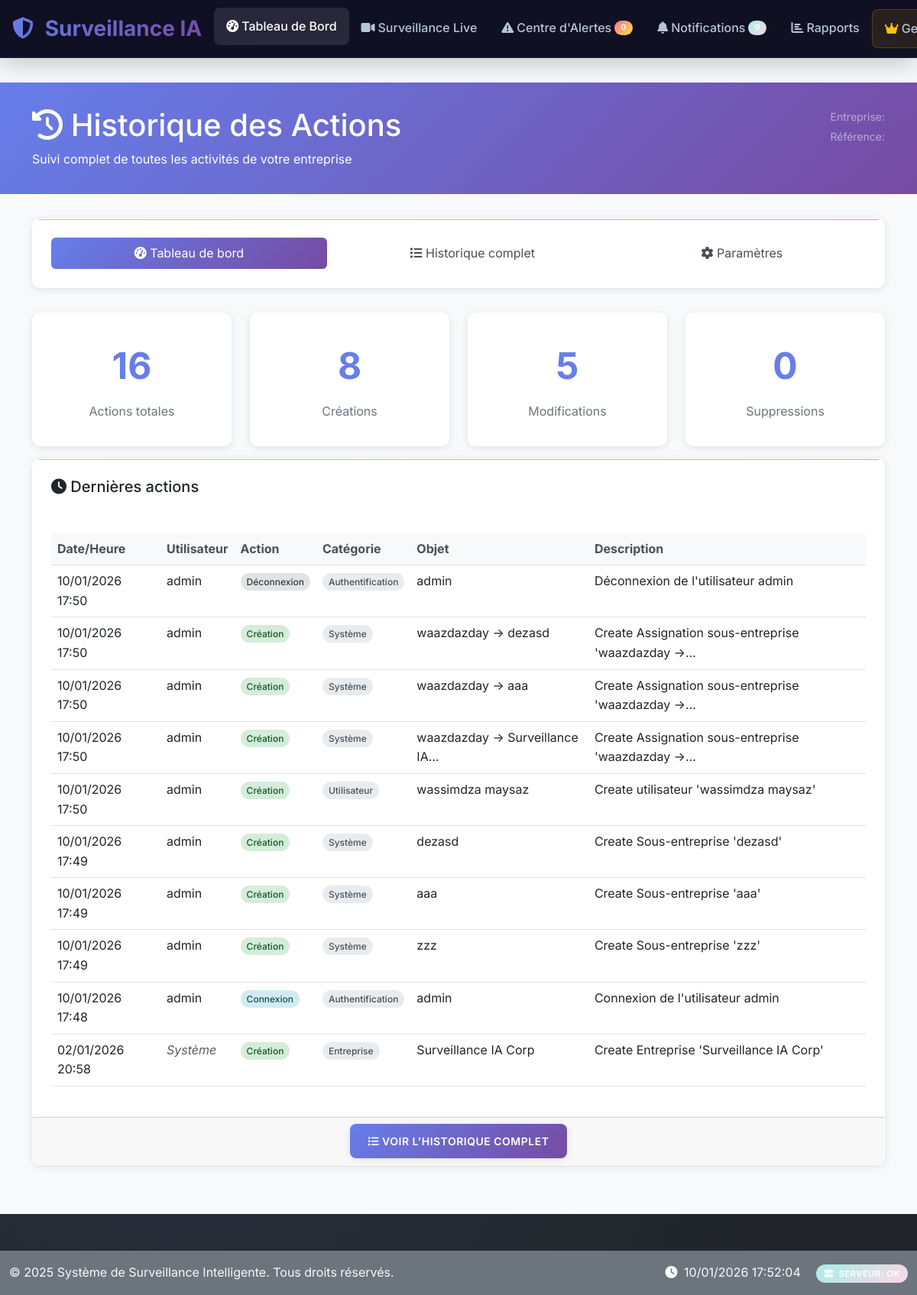
Page /history/ (signed in) on the committed database.
### history/models.py (models this page shows, shortened)
class HistoryEntry(models.Model):
    ACTION_CHOICES = [
        ('create', 'Création'),
        ('update', 'Modification'),
        ('delete', 'Suppression'),
        ('login', 'Connexion'),
        ('logout', 'Déconnexion'),
        ('view', 'Consultation'),
        ('export', 'Exportation'),
        ('import', 'Importation'),
        ('activate', 'Activation'),
        ('deactivate', 'Désactivation'),
        ('assign', 'Attribution'),
        ('unassign', 'Retrait d\'attribution'),
    ]
    CATEGORY_CHOICES = [
        ('user', 'Utilisateur'),
        ('company', 'Entreprise'),
        ('location', 'Localisation'),
        ('zone', 'Zone'),
        ('camera', 'Caméra'),
        ('alert', 'Alerte'),
        ('detection', 'Détection'),
        ('incident', 'Incident'),
        ('recording', 'Enregistrement'),
        ('settings', 'Paramètres'),
        ('system', 'Système'),
        ('auth', 'Authentification'),
        ('report', 'Rapport'),
        ('notification', 'Notification'),
    ]
    timestamp = models.DateTimeField(default=timezone.now, verbose_name="Horodatage")
    user = models.ForeignKey(
        User,
        on_delete=models.SET_NULL,
        null=True,
        blank=True,
        related_name='history_entries',
        verbose_name="Utilisateur"
    )
    action = models.CharField(max_length=20, choices=ACTION_CHOICES, verbose_name="Action")
    category = models.CharField(max_length=20, choices=CATEGORY_CHOICES, verbose_name="Catégorie")
    content_type = models.ForeignKey(ContentType, on_delete=models.CASCADE, null=True, blank=True)
    object_id = models.PositiveIntegerField(null=True, blank=True)
    content_object = GenericForeignKey('content_type', 'object_id')
    object_name = models.CharField(max_length=255, verbose_name="Nom de l'objet", help_text="Nom/titre de l'objet modifié")
    description = models.TextField(verbose_name="Description", help_text="Description détaillée de l'action")
    old_values = models.JSONField(null=True, blank=True, verbose_name="Anciennes valeurs")
    new_values = models.JSONField(null=True, blank=True, verbose_name="Nouvelles valeurs")
    changed_fields = models.JSONField(null=True, blank=True, verbose_name="Champs modifiés")
    ip_address = models.GenericIPAddressField(null=True, blank=True, verbose_name="Adresse IP")
    user_agent = models.TextField(blank=True, verbose_name="User Agent")
    session_key = models.CharField(max_length=40, blank=True, verbose_name="Clé de session")
    company = models.ForeignKey(
        'companies.Company',
        on_delete=models.CASCADE,
        null=True,
        blank=True,
        related_name='history_entries',
        verbose_name="Entreprise"
    )
    subcompany = models.ForeignKey(
        'companies.SubCompany',
        on_delete=models.CASCADE,
        null=True,
        blank=True,
        related_name='history_entries',
        verbose_name="Sous-entreprise"
    )
    location = models.ForeignKey(
        'monitoring.Location',
        on_delete=models.SET_NULL,
        null=True,
        blank=True,
        related_name='history_entries',
        verbose_name="Localisation"
    )
    is_sensitive = models.BooleanField(default=False, verbose_name="Données sensibles")
    is_system_action = models.BooleanField(default=False, verbose_name="Action système")
    class Meta:
        verbose_name = "Entrée d'historique"
        verbose_name_plural = "Entrées d'historique"
        ordering = ['-timestamp']
        indexes = [
            models.Index(fields=['timestamp']),
            models.Index(fields=['user', 'timestamp']),
            models.Index(fields=['company', 'timestamp']),
            models.Index(fields=['category', 'timestamp']),
            models.Index(fields=['action', 'timestamp']),
            models.Index(fields=['content_type', 'object_id']),
        ]

### history/views.py (the view)
# urls.py: path('', views.history_dashboard, name='dashboard'),
@login_required
def history_dashboard(request):
    if not hasattr(request.user, 'company_profile'):
        messages.error(request, "Vous devez être associé à une entreprise pour accéder à l'historique.")
        return redirect('dashboard')
    company_user = request.user.company_profile
    if not company_user.is_manager and not company_user.is_owner:
        messages.error(request, "Vous n'avez pas les permissions pour accéder à l'historique.")
        return redirect('dashboard')
    company = company_user.company
    week_ago = timezone.now() - timedelta(days=7)
    stats = get_history_stats(company=company, date_from=week_ago)
    recent_entries = HistoryEntry.objects.filter(company=company)\
                                        .select_related('user', 'company', 'location')\
                                        .order_by('-timestamp')[:10]
    daily_activity = []
    for i in range(7):
        date = timezone.now().date() - timedelta(days=i)
        count = HistoryEntry.objects.filter(
            company=company,
            timestamp__date=date
        ).count()
        daily_activity.append({
            'date': date.strftime('%d/%m'),
            'count': count
        })
    daily_activity.reverse()
    context = {
        'stats': stats,
        'recent_entries': recent_entries,
        'daily_activity': daily_activity,
        'company': company,
    }
    return render(request, 'history/dashboard_simple.html', context)

### companies/models.py (called while the page is built)
    @property
    def is_owner(self):
        return self.role == 'owner'

    @property
    def is_manager(self):
        return self.role == 'manager'

    def get_accessible_subcompanies(self):
        if self.is_owner:
            return SubCompany.objects.filter(is_active=True)
        elif self.is_manager:
            assigned_subcompanies = self.subcompanies.filter(is_active=True)
            if assigned_subcompanies.exists():
                return assigned_subcompanies
            else:
                return self.company.subcompanies.filter(is_active=True)
        else:
            return self.subcompanies.filter(is_active=True)

### templates/history/dashboard_simple.html (shortened to what this page needs)
{% extends "base.html" %}
{% load static %}
{% block content %}
<div class="history-header">
    <div class="container">
        <div class="row">
            <div class="col-md-8">
                <h1><i class="fas fa-history"></i> Historique des Actions</h1>
                <p class="mb-0">Suivi complet de toutes les activités de votre entreprise</p>
            </div>
            <div class="col-md-4 text-end">
                <div class="text-white-50">
                    <small>Entreprise: {{ company.name }}</small><br>
                    <small>Référence: {{ company.reference }}</small>
                </div>
            </div>
        </div>
    </div>
</div>
<div class="container">
    <div class="card">
        <div class="card-body">
            <ul class="nav nav-pills nav-fill">
                <li class="nav-item">
                    <a class="nav-link active" href="{% url 'history:dashboard' %}">
                        <i class="fas fa-tachometer-alt"></i> Tableau de bord
                    </a>
                </li>
                <li class="nav-item">
                    <a class="nav-link" href="{% url 'history:list' %}">
                        <i class="fas fa-list"></i> Historique complet
                    </a>
                </li>
                <li class="nav-item">
                    <a class="nav-link" href="{% url 'history:settings' %}">
                        <i class="fas fa-cog"></i> Paramètres
                    </a>
                </li>
            </ul>
        </div>
    </div>
    <div class="row">
        <div class="col-md-3">
            <div class="stat-card">
                <div class="stat-number">{{ stats.total_entries|default:0 }}</div>
                <div class="stat-label">Actions totales</div>
            </div>
        </div>
        <div class="col-md-3">
            <div class="stat-card">
                <div class="stat-number">{{ stats.by_action.create|default:0 }}</div>
                <div class="stat-label">Créations</div>
            </div>
        </div>
        <div class="col-md-3">
            <div class="stat-card">
                <div class="stat-number">{{ stats.by_action.update|default:0 }}</div>
                <div class="stat-label">Modifications</div>
            </div>
        </div>
        <div class="col-md-3">
            <div class="stat-card">
                <div class="stat-number">{{ stats.by_action.delete|default:0 }}</div>
                <div class="stat-label">Suppressions</div>
            </div>
        </div>
    </div>
    <div class="card">
        <div class="card-header">
            <h5 class="mb-0"><i class="fas fa-clock"></i> Dernières actions</h5>
        </div>
        <div class="card-body">
            {% if recent_entries %}
                <div class="table-responsive">
                    <table class="table table-hover">
                        <thead>
                            <tr>
                                <th>Date/Heure</th>
                                <th>Utilisateur</th>
                                <th>Action</th>
                                <th>Catégorie</th>
                                <th>Objet</th>
                                <th>Description</th>
                            </tr>
                        </thead>
                        <tbody>
                            {% for entry in recent_entries %}
                            <tr>
                                <td>{{ entry.timestamp|date:"d/m/Y H:i" }}</td>
                                <td>
                                    {% if entry.user %}
                                        {{ entry.user.get_full_name|default:entry.user.username }}
                                    {% else %}
                                        <em class="text-muted">Système</em>
                                    {% endif %}
                                </td>
                                <td>
                                    <span class="action-badge action-{{ entry.action }}">
                                        {{ entry.get_action_display }}
                                    </span>
                                </td>
                                <td>
                                    <span class="category-badge">
                                        {{ entry.get_category_display }}
                                    </span>
                                </td>
                                <td>{{ entry.object_name|truncatechars:30 }}</td>
                                <td>{{ entry.description|truncatechars:50 }}</td>
                            </tr>
                            {% endfor %}
                        </tbody>
                    </table>
                </div>
            {% else %}
                <div class="text-center text-muted py-4">
                    <i class="fas fa-inbox fa-3x mb-3"></i>
                    <h5>Aucune activité récente</h5>
                    <p>Les actions de votre entreprise apparaîtront ici.</p>
                </div>
            {% endif %}
        </div>
        <div class="card-footer text-center">
            <a href="{% url 'history:list' %}" class="btn btn-primary">
                <i class="fas fa-list"></i> Voir l'historique complet
            </a>
        </div>
    </div>
</div>
{% endblock %}

### static/css/surveillance.css (style rules this page uses)
:root { --primary-gradient: linear-gradient(135deg, #667eea 0%, #764ba2 100%); --secondary-gradient: linear-gradient(135deg, #f093fb 0%, #f5576c 100%); --success-gradient: linear-gradient(135deg, #4facfe 0%, #00f2fe 100%); --warning-gradient: linear-gradient(135deg, #43e97b 0%, #38f9d7 100%); --danger-gradient: linear-gradient(135deg, #fa709a 0%, #fee140 100%); --info-gradient: linear-gradient(135deg, #a8edea 0%, #fed6e3 100%); --primary-color: #667eea; --secondary-color: #764ba2; --accent-color: #f093fb; --dark-bg: #0f0f23; --card-bg: rgba(255, 255, 255, 0.05); --glass-bg: rgba(255, 255, 255, 0.1); --nav-bg: rgba(15, 15, 35, 0.95); --text-primary: #ffffff; --text-secondary: #b8c5d6; --text-muted: #8892b0; --shadow-sm: 0 2px 8px rgba(0, 0, 0, 0.1); --shadow-md: 0 8px 32px rgba(0, 0, 0, 0.2); --shadow-lg: 0 16px 64px rgba(0, 0, 0, 0.3); --shadow-glow: 0 0 20px rgba(102, 126, 234, 0.3); --border-radius: 16px; --border-radius-sm: 8px; --border-radius-lg: 24px; --transition-fast: all 0.2s cubic-bezier(0.4, 0, 0.2, 1); --transition-smooth: all 0.3s cubic-bezier(0.4, 0, 0.2, 1); --transition-slow: all 0.5s cubic-bezier(0.4, 0, 0.2, 1); }
* { box-sizing: border-box; }
body { font-family: 'Inter', 'SF Pro Display', -apple-system, BlinkMacSystemFont, sans-serif; background: var(--dark-bg); background-image: radial-gradient(circle at 20% 80%, rgba(102, 126, 234, 0.1) 0%, transparent 50%), radial-gradient(circle at 80% 20%, rgba(118, 75, 162, 0.1) 0%, transparent 50%); color: var(--text-primary); line-height: 1.6; font-weight: 400; overflow-x: hidden; padding-top: 76px; }
.card { background: var(--card-bg); backdrop-filter: blur(20px); border: 1px solid rgba(255, 255, 255, 0.1); border-radius: var(--border-radius); box-shadow: var(--shadow-md); transition: var(--transition-smooth); overflow: hidden; position: relative; }
.card::before { content: ''; position: absolute; top: 0; left: 0; right: 0; height: 1px; background: var(--primary-gradient); opacity: 0.5; }
.card-header { background: rgba(255, 255, 255, 0.02); border-bottom: 1px solid rgba(255, 255, 255, 0.1); padding: 1.5rem; font-weight: 600; font-size: 1.1rem; }
.card-body { padding: 1.5rem; }
.btn { font-weight: 600; border-radius: var(--border-radius-sm); padding: 0.75rem 1.5rem; border: none; transition: var(--transition-smooth); position: relative; overflow: hidden; text-transform: uppercase; letter-spacing: 0.5px; font-size: 0.875rem; }
.btn::before { content: ''; position: absolute; top: 0; left: -100%; width: 100%; height: 100%; background: linear-gradient(90deg, transparent, rgba(255, 255, 255, 0.2), transparent); transition: var(--transition-smooth); }
.btn-primary { background: var(--primary-gradient); color: white; box-shadow: var(--shadow-sm); }

### templates/history/dashboard_simple.html (style rules this page uses)
.history-header { background: linear-gradient(135deg, #667eea 0%, #764ba2 100%); color: white; padding: 2rem 0; margin-bottom: 2rem; }
.card { background: white; color: #212529; border-radius: 10px; box-shadow: 0 2px 10px rgba(0,0,0,0.1); margin-bottom: 2rem; }
.stat-card { text-align: center; padding: 2rem; background: white; border-radius: 10px; box-shadow: 0 2px 10px rgba(0,0,0,0.1); margin-bottom: 1rem; color: #212529; }
.stat-number { font-size: 3rem; font-weight: bold; color: #667eea; }
.stat-label { color: #6c757d; font-size: 1rem; margin-top: 0.5rem; }
.table { color: #212529; }
.table th { background: #f8f9fa; color: #495057; }
.action-badge { padding: 0.25rem 0.5rem; border-radius: 15px; font-size: 0.75rem; font-weight: 500; }
.action-create { background: #d4edda; color: #155724; }
.action-login { background: #d1ecf1; color: #0c5460; }
.action-logout { background: #e2e3e5; color: #383d41; }
.category-badge { padding: 0.25rem 0.5rem; border-radius: 15px; font-size: 0.75rem; font-weight: 500; background: #e9ecef; color: #495057; }
.nav-pills .nav-link { color: #495057; }
.nav-pills .nav-link.active { background: linear-gradient(135deg, #667eea 0%, #764ba2 100%); color: white; }

### rows in the picture
HistoryEntry: timestamp "10/01/2026 17:50", user.get_full_name "admin", action "Déconnexion", category "Authentification", object_name "admin", description "Déconnexion de l'utilisateur admin"
HistoryEntry: timestamp "10/01/2026 17:50", user.get_full_name "admin", action "Création", category "Système", object_name "waazdazday -> dezasd", description "Create Assignation sous-entreprise 'waazdazday ->…"
HistoryEntry: timestamp "10/01/2026 17:50", user.get_full_name "admin", action "Création", category "Système", object_name "waazdazday -> aaa", description "Create Assignation sous-entreprise 'waazdazday ->…"
HistoryEntry: timestamp "10/01/2026 17:50", user.get_full_name "admin", action "Création", category "Système", object_name "waazdazday -> Surveillance IA…", description "Create Assignation sous-entreprise 'waazdazday ->…"
HistoryEntry: timestamp "10/01/2026 17:50", user.get_full_name "admin", action "Création", category "Utilisateur", object_name "wassimdza maysaz", description "Create utilisateur 'wassimdza maysaz'"
HistoryEntry: timestamp "10/01/2026 17:49", user.get_full_name "admin", action "Création", category "Système", object_name "dezasd", description "Create Sous-entreprise 'dezasd'"
HistoryEntry: timestamp "10/01/2026 17:49", user.get_full_name "admin", action "Création", category "Système", object_name "aaa", description "Create Sous-entreprise 'aaa'"
HistoryEntry: timestamp "10/01/2026 17:49", user.get_full_name "admin", action "Création", category "Système", object_name "zzz", description "Create Sous-entreprise 'zzz'"
HistoryEntry: timestamp "10/01/2026 17:48", user.get_full_name "admin", action "Connexion", category "Authentification", object_name "admin", description "Connexion de l'utilisateur admin"
HistoryEntry: timestamp "02/01/2026 20:58", shows "Système", action "Création", category "Entreprise", object_name "Surveillance IA Corp", description "Create Entreprise 'Surveillance IA Corp'"

### other values in the picture
{{ stats.total_entries|default:0 }} "16"
{{ stats.by_action.create|default:0 }} "8"
{{ stats.by_action.update|default:0 }} "5"
{{ stats.by_action.delete|default:0 }} "0"
